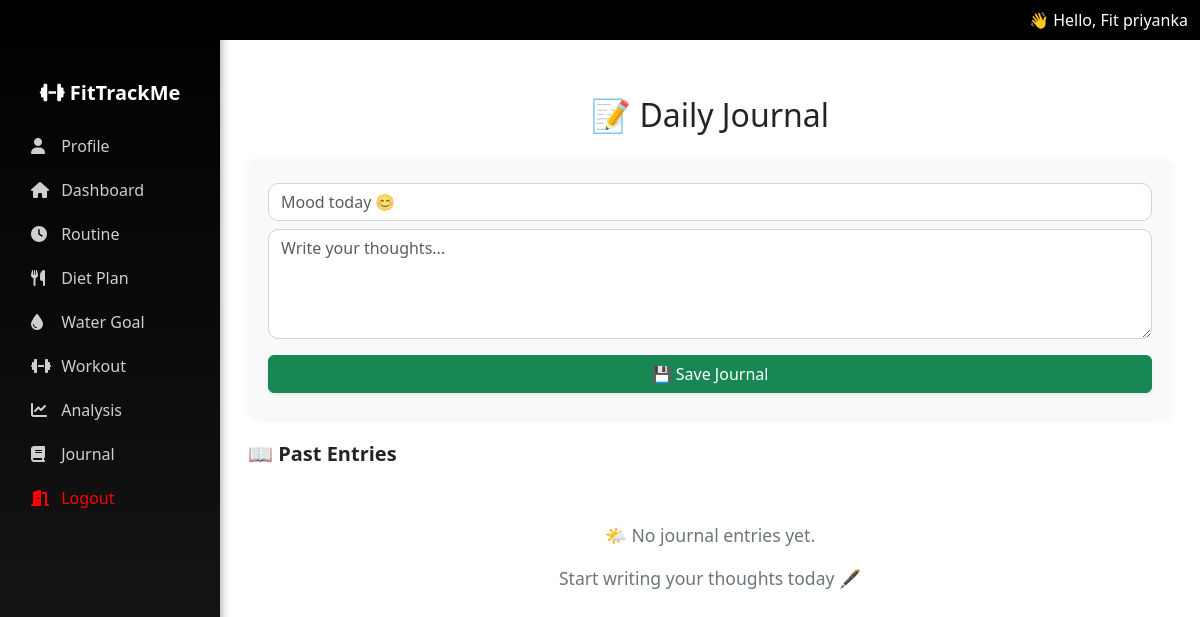
The page /fit/journal/ (signed in) on the database as committed earlier.
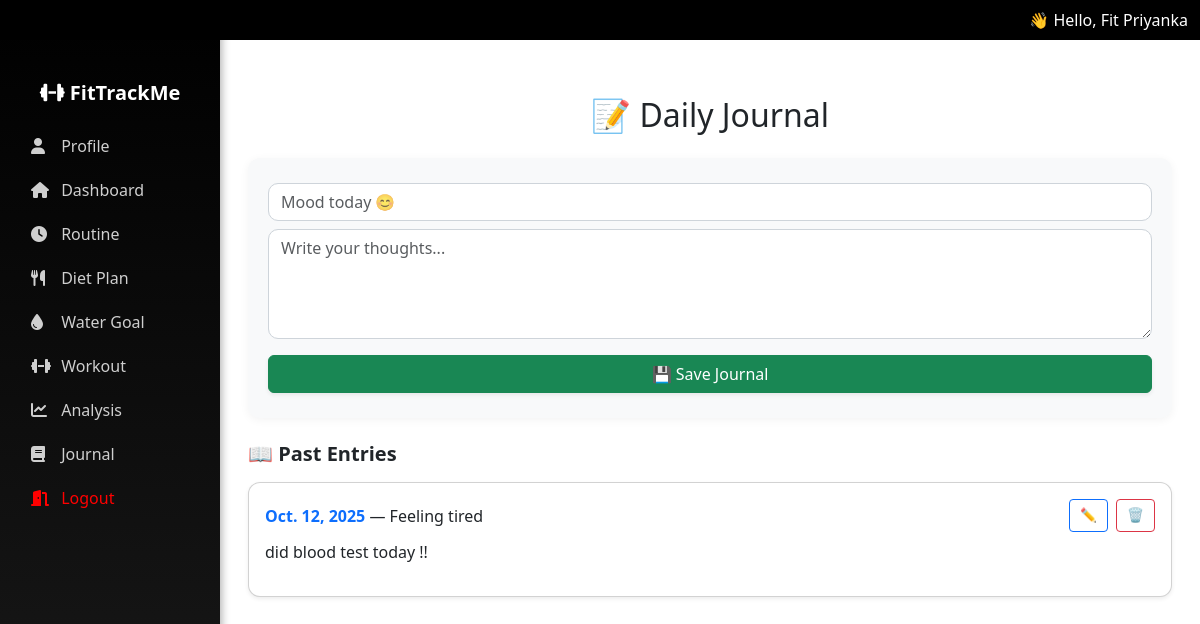
The same page on the database as committed later.
### fit/models.py (models this page shows, shortened)
class UserProfile(models.Model):
    user = models.OneToOneField(User, on_delete=models.CASCADE)
    full_name = models.CharField(max_length=100, blank=True)
    age = models.PositiveIntegerField(null=True, blank=True)
    sex = models.CharField(max_length=10, choices=[('male', 'Male'), ('female', 'Female')], blank=True)
    height_cm = models.FloatField(null=True, blank=True)
    current_weight = models.FloatField(null=True, blank=True)

class DailyJournal(models.Model):
    user = models.ForeignKey(User, on_delete=models.CASCADE)
    date = models.DateField(default=timezone.now)
    mood = models.CharField(max_length=50, blank=True, null=True)
    note = models.TextField(blank=True, null=True)

### fit/views.py (the view, shortened to what this page needs)
# urls.py: path('journal/', views.journal_view, name='journal_view'),
@login_required
def journal_view(request):
    today = timezone.localdate()
    today_entry = DailyJournal.objects.filter(user=request.user, date=today).first()
    all_entries = DailyJournal.objects.filter(user=request.user).order_by("-date")
    return render(request, "journal.html", {
        "today_entry": today_entry,
        "all_entries": all_entries,
    })

### fit/context_processors.py (called while the page is built)
def user_profile(request):
    if request.user.is_authenticated:
        try:
            profile = UserProfile.objects.get(user=request.user)
            return {'user_full_name': profile.full_name}
        except UserProfile.DoesNotExist:
            return {'user_full_name': request.user.username}
    return {}

### fit/templatetags/custom_filters.py (called while the page is built)
@register.filter
def first_name(value):
    if not value:
        return ""
    parts = value.strip().split()
    if parts[0].lower().replace('.', '') in ['mr', 'mrs', 'ms', 'dr']:
        return parts[1] if len(parts) > 1 else parts[0]
    return parts[0]

### fit/templates/journal.html (shortened to what this page needs)
{% extends "base.html" %}
{% block content %}
<div class="container mt-4 mb-5">
  <h2 class="text-center mb-4">📝 Daily Journal</h2>
  <div class="journal-card mb-4">
    <form method="post" id="journalForm">
      <div class="input-group mb-2">
        <input type="text" name="mood" id="moodInput" class="form-control" placeholder="Mood today 😊">
      </div>
      <div class="position-relative mb-3">
        <textarea name="note" id="noteInput" class="form-control" rows="4" placeholder="Write your thoughts..."></textarea>
      </div>
      <button type="submit" class="btn btn-success w-100 shadow-sm">💾 Save Journal</button>
    </form>
  </div>
  <div class="entry-list">
    <h5 class="fw-bold mb-3">📖 Past Entries</h5>
    {% if all_entries %}
      {% for j in all_entries %}
        <div class="card shadow-sm">
          <div class="card-body">
            <div class="d-flex justify-content-between align-items-center mb-1">
              <div>
                <span class="entry-date">{{ j.date }}</span> —
                <span class="entry-mood">{{ j.mood|default:"N/A" }}</span>
              </div>
              <div class="d-flex gap-2 action-buttons">
                <button type="button" class="btn btn-outline-primary btn-sm edit-btn"
                        data-id="{{ j.id }}"
                        data-mood="{{ j.mood }}"
                        data-note="{{ j.note }}">
                  ✏️
                </button>
                <form method="post" action="{% url 'delete_journal' j.id %}" onsubmit="return confirm('Delete this entry?');">
                  <button type="submit" class="btn btn-outline-danger btn-sm">🗑️</button>
                </form>
              </div>
            </div>
            <p class="mt-2 mb-0">{{ j.note|linebreaks }}</p>
          </div>
        </div>
      {% endfor %}
    {% else %}
      <div class="no-entries">
        <p>🌤️ No journal entries yet.</p>
        <p>Start writing your thoughts today 🖋️</p>
      </div>
    {% endif %}
  </div>
</div>
{% endblock %}

### fit/templates/base.html (shortened to what this page needs)
{% load custom_filters %}
<!DOCTYPE html>
<html lang="en">
<head>
  <link href="https://cdn.jsdelivr.net/npm/bootstrap@5.3.0/dist/css/bootstrap.min.css" rel="stylesheet"/>
  <link rel="stylesheet" href="https://cdnjs.cloudflare.com/ajax/libs/font-awesome/6.4.0/css/all.min.css">
</head>
<body>
 {% if user.is_authenticated %}
<nav class="navbar navbar-expand-lg navbar-dark fixed-top" style="background-color: rgb(0 0 0) !important;">
  <div class="container-fluid">
    <div class="text-white ms-auto d-none d-lg-block">
    👋 Hello, Fit {{ user_full_name|first_name|default:request.user.username }}
    </div>
  </div>
</nav>
{% endif %}
{% if user.is_authenticated %}
<div class="sidebar collapse d-lg-block" id="sidebarMenu">
  <ul class="nav flex-column px-3">
    <li class="nav-item mb-3 text-center text-white fw-bold fs-5 mt-2">
      <i class="fa-solid fa-dumbbell"></i> FitTrackMe
    </li>
    <li class="nav-item"><a class="nav-link" href="{% url 'profile' %}"><i class="fa-solid fa-user"></i> Profile</a></li>
    <li class="nav-item"><a class="nav-link" href="{% url 'dashboard' %}"><i class="fa-solid fa-house"></i> Dashboard</a></li>
    <li class="nav-item"><a class="nav-link" href="{% url 'routine_setup' %}"><i class="fa-solid fa-clock"></i> Routine</a></li>
    <li class="nav-item"><a class="nav-link" href="{% url 'diet_setup' %}"><i class="fa-solid fa-utensils"></i> Diet Plan</a></li>
    <li class="nav-item"><a class="nav-link" href="{% url 'water_setup' %}"><i class="fa-solid fa-droplet"></i> Water Goal</a></li>
    <li class="nav-item"><a class="nav-link" href="{% url 'workout_setup' %}"><i class="fa-solid fa-dumbbell"></i> Workout</a></li>
    <li class="nav-item"><a class="nav-link" href="{% url 'analysis' %}"><i class="fa-solid fa-chart-line"></i> Analysis</a></li>
    <li class="nav-item"><a class="nav-link" href="{% url 'journal_view' %}"><i class="fa-solid fa-book"></i> Journal</a></li>
    <li class="nav-item">
      <form method="post" action="{% url 'logout' %}" style="margin: 0;">
        <button type="submit" class="nav-link logout-link w-100 text-start" style="color: red;">
          <i class="fa-solid fa-door-open" ></i> Logout
        </button>
      </form>
    </li>
  </ul>
</div>
{% endif %}
<div class="content">
  {% block content %}{% endblock %}
</div>
</body>
</html>

### fit/templates/base.html (style rules this page uses)
body { padding-top: 56px; }
.sidebar { height: 100vh; position: fixed; left: 0; top: 0; background: linear-gradient(180deg, #000000, #1a1a1a); width: 220px; padding-top: 70px; box-shadow: 2px 0 8px rgba(0, 0, 0, 0.3); }
.sidebar .nav-link { color: #cfcfcf; font-weight: 500; padding: 10px 15px; border-radius: 8px; transition: all 0.3s ease; }
.sidebar .nav-link i { margin-right: 8px; width: 18px; }
.content { margin-left: 220px; padding: 1rem; }

### fit/templates/journal.html (style rules this page uses)
.journal-card { background: #f8f9fa; border-radius: 12px; padding: 25px 20px; box-shadow: 0 2px 10px rgba(0,0,0,0.05); transition: all 0.3s ease; }
.form-control { border-radius: 10px; border: 1px solid #ced4da; }
.entry-list .card { border-radius: 12px; margin-bottom: 15px; transition: all 0.2s ease-in-out; }
.entry-date { font-weight: 600; color: #0d6efd; }
.entry-mood { font-size: 1rem; font-weight: 500; }
.action-buttons .btn { padding: 5px 10px; font-size: 0.85rem; }

Rows that differ between the two databases and show on the page:
changed UserProfile: full_name.username "priyanka" → "Priyanka"
added DailyJournal: date "Oct. 12, 2025", mood "Feeling tired", note "did blood test today !!"
Other text that changed with them:
text no longer shown: "🌤️ No journal entries yet. Start writing your thoughts today 🖋️"
